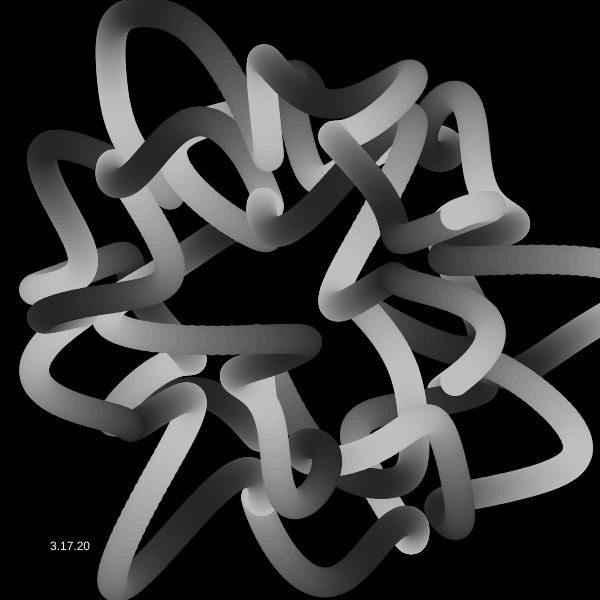
Frame 1 (no input)
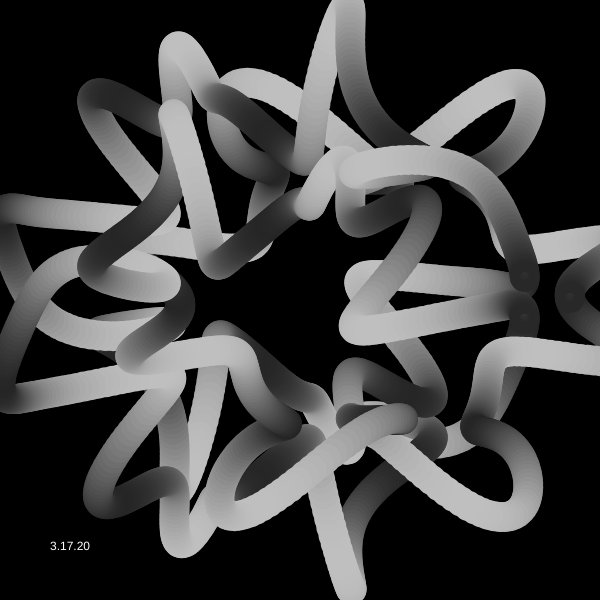
Frame 60 (no input)
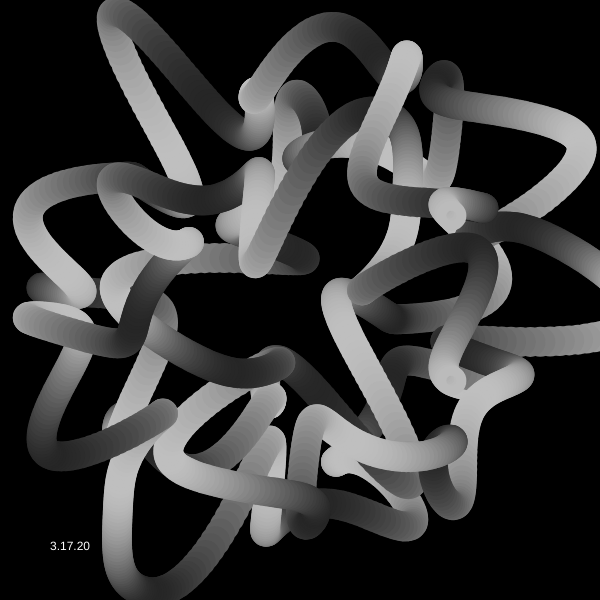
Frame 120 (the mouse pressed at the canvas centre since frame 60)

The p5.js sketch that drew these frames (run headless with seeded random() and noise() and a simulated clock; from frame 60 on, the mouse is pressed at the canvas centre):

// p5.js sketch
// ── sketch.js
// fork and port of MiniPear's Waltz of the Circles -- http://openprocessing.org/sketch/748916
// by MiniPear -- https://www.openprocessing.org/user/144707
// based on: https://observablehq.com/@rreusser/instanced-webgl-circles

const MAX_CIRCLE_CNT = 2000;
const MIN_CIRCLE_CNT = 100;
const MAX_VERTEX_CNT = 20;
const MIN_VERTEX_CNT = 3;
var circleCnt, vertexCnt;

function setup() {
	createCanvas(600, 600);
	strokeWeight(2);
	colorMode(HSB);
}

function draw() {
	background(0);
	noStroke();
	fill(0, 0, 360);
	text("3.17.20", 50, height - 50);
	translate(width / 2, height / 2);

	let xoffset = float(abs(100 - width / 2), yoffset = abs(height - height / 2));
	circleCnt = int(map(xoffset, 0, width / 2, MAX_CIRCLE_CNT, MIN_CIRCLE_CNT));
	vertexCnt = int(map(yoffset, 0, height / 2, MAX_VERTEX_CNT, MIN_VERTEX_CNT));

	for (var ci = 0; ci < circleCnt; ci++) {
		let time = float(frameCount)/40;
		let thetaC = float(map(ci, 0, circleCnt, 0, TAU));
		let scale = float(300.0);

		let circleCenter = getCenterByTheta(thetaC, time, scale);
		let circleSize = float(getSizeByTheta(thetaC, time, scale));
		let c = getColorByTheta(thetaC, time);

		stroke(c);
		strokeWeight(10);
		noFill();
		beginShape();
		for (let vi = 0; vi < vertexCnt; vi++) {
			let thetaV = float(map(vi, 0, vertexCnt, 0, TAU));
			let x = float(circleCenter.x + cos(thetaV) * circleSize*1.25);
			let y = float(circleCenter.y + sin(thetaV) * circleSize);
			ellipse(x, y, 20, 20);
		}
		endShape(CLOSE);
	}


}



function getCenterByTheta(theta, time, scale) {
	let direction = createVector(cos(theta), sin(theta));
	let distance = float(0.6 + 0.2 * cos(theta * 6.0 + cos(theta * 8.0 + time)));
	let circleCenter = p5.Vector.mult(direction, distance*scale) 
	return circleCenter;
}

function getSizeByTheta(theta, time, scale) {
	let offset = float(0.2 + 0.12 * cos(theta * 9.0 - time * 2.0));
	let circleSize = float(scale * offset);
	return circleSize;
	}

function getColorByTheta(theta, time) {
	let th = float(8.0 * theta + time * 2.0);
	let r = float(0.6 + 0.4 * cos(th)); 
	let g = 0.6 + 0.4 * cos(th - PI / 3);
	let b = 0.6 + 0.4 * cos(th - PI * 2.0 / 3.0); 
	let  alpha = map(circleCnt, MIN_CIRCLE_CNT, MAX_CIRCLE_CNT, 150, 30);
	return color(r * 75);
}
